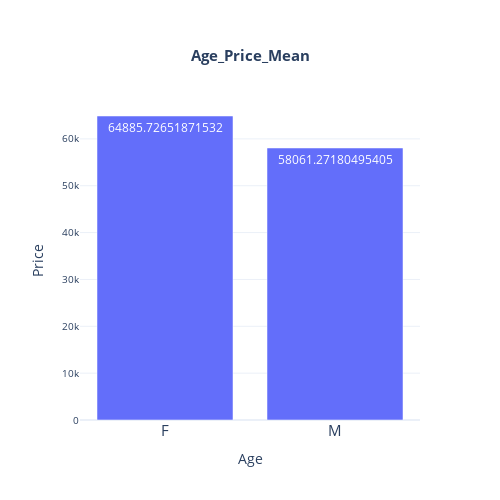

Notebook source saved alongside this figure:
### Code cell
pd.options.display.float_format = '{:.1f}'.format
# 데이터프레임 생성
import numpy as np
import pandas as pd
# df = pd.DataFrame(np.random.rand(10, 2), columns=['A', 'B'])

#막대그래프 그리기
import plotly.graph_objects as go
fig = go.Figure()
fig.add_trace(
    go.Bar(
        x=df_gender_cnt['gender'], y=df_gender_cnt['price'], text=df_gender_cnt['price'], textposition='auto'
    )
)
fig.update_layout(
    {
        "title": {
            "text": "<b>Age_Price_Mean</b>",
            "x": 0.5,
            "y": 0.9,
            "font": {
                "size": 15
            }
        },
        "xaxis": {
            "title": "Age",
            # "showticklabels":True,
            # "tick0": "2017-01-31",
            # "dtick": "M1",
            "tickfont": {
                "size": 15               
            }
        },
        "yaxis": {
            "title": "Price",
            "tickfont": {
                "size": 10                
            }
        },
        "template":'plotly_white',
        "showlegend": False,
        "autosize":False,
        "width":500,
        "height":500
    }
)

### Figure 1 — Plotly figure (JSON) as saved in the notebook; plotly's stock layout.template omitted (floating-point values rounded to 4 significant figures)
{"data": [{"text": [64890.0, 58060.0], "textposition": "auto", "type": "bar", "x": ["F", "M"], "y": [64890.0, 58060.0]}], "layout": {"autosize": false, "height": 500, "showlegend": false, "title": {"font": {"size": 15}, "text": "<b>Age_Price_Mean</b>", "x": 0.5, "y": 0.9}, "width": 500, "xaxis": {"autorange": true, "range": [-0.5, 1.5], "tickfont": {"size": 15}, "title": {"text": "Age"}, "type": "category"}, "yaxis": {"autorange": true, "range": [0, 68300.0], "tickfont": {"size": 10}, "title": {"text": "Price"}, "type": "linear"}}}
